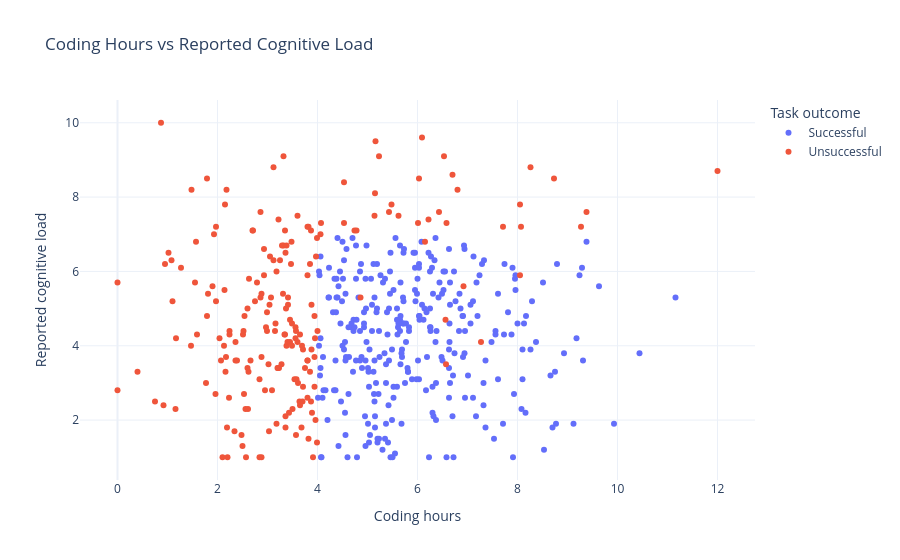

This figure's notebook cell:
### Code cell
fig = px.scatter(
    featured_df,
    x="hours_coding",
    y="cognitive_load",
    color="task_success_label",
    hover_data=[
        "distractions",
        "sleep_hours",
        "ai_usage_hours",
    ],
    title="Coding Hours vs Reported Cognitive Load",
    labels={
        "hours_coding": "Coding hours",
        "cognitive_load": "Reported cognitive load",
        "task_success_label": "Task outcome",
    },
)

fig.update_layout(
    template="plotly_white",
)

fig.show()

### Figure 1 — Plotly figure (JSON) as saved in the notebook; plotly's stock layout.template omitted (floating-point values rounded to 4 significant figures; data arrays with more than 128 entries replaced by an {"elided": "..."} marker saying what was removed)
{"data": [{"customdata": {"elided": "303x3 float values"}, "hovertemplate": "Task outcome=Successful<br>Coding hours=%{x}<br>Reported cognitive load=%{y}<br>distractions=%{customdata[0]}<br>sleep_hours=%{customdata[1]}<br>ai_usage_hours=%{customdata[2]}<extra></extra>", "legendgroup": "Successful", "marker": {"color": "#636efa", "symbol": "circle"}, "mode": "markers", "name": "Successful", "orientation": "v", "showlegend": true, "type": "scatter", "x": {"elided": "303 float values"}, "xaxis": "x", "y": {"elided": "303 float values"}, "yaxis": "y"}, {"customdata": {"elided": "197x3 float values"}, "hovertemplate": "Task outcome=Unsuccessful<br>Coding hours=%{x}<br>Reported cognitive load=%{y}<br>distractions=%{customdata[0]}<br>sleep_hours=%{customdata[1]}<br>ai_usage_hours=%{customdata[2]}<extra></extra>", "legendgroup": "Unsuccessful", "marker": {"color": "#EF553B", "symbol": "circle"}, "mode": "markers", "name": "Unsuccessful", "orientation": "v", "showlegend": true, "type": "scatter", "x": {"elided": "197 float values"}, "xaxis": "x", "y": {"elided": "197 float values"}, "yaxis": "y"}], "layout": {"legend": {"title": {"text": "Task outcome"}, "tracegroupgap": 0}, "title": {"text": "Coding Hours vs Reported Cognitive Load"}, "xaxis": {"anchor": "y", "domain": [0, 1], "title": {"text": "Coding hours"}}, "yaxis": {"anchor": "x", "domain": [0, 1], "title": {"text": "Reported cognitive load"}}}}
